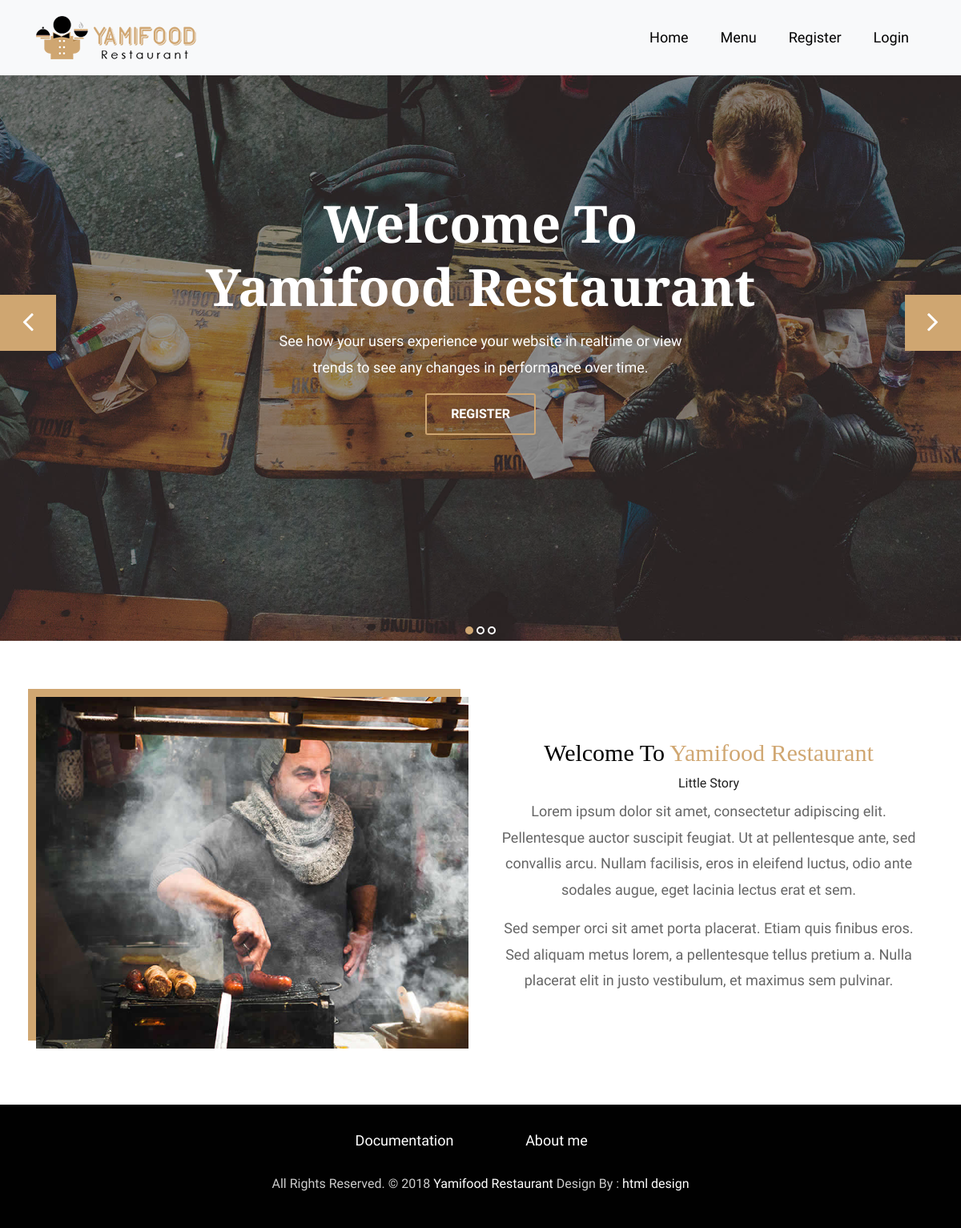
The page / on the database its author committed.
### tables this page shows
CREATE TABLE `meni_uloga` (
  `id_meni_uloga` int(10) NOT NULL,
  `id_meni` int(10) NOT NULL,
  `id_uloga` int(10) NOT NULL
);

CREATE TABLE `meni` (
  `id_meni` int(10) NOT NULL,
  `putanja` varchar(50) NOT NULL,
  `naziv` varchar(50) NOT NULL,
  `redosled` int(10) NOT NULL,
  `id_pozicija_meni` int(10) NOT NULL
);

CREATE TABLE `slajder_pocetna` (
  `id_slajder_pocetna` int(10) NOT NULL,
  `putanja` varchar(50) NOT NULL,
  `alt` varchar(50) NOT NULL
);

### models/meni/functions.php (called while the page is built)
<?php
function dohvatiMeni($pozicija, $uloga){
    global $konekcija;
    $upit="SELECT * FROM meni m INNER JOIN meni_uloga mu ON m.id_meni=mu.id_meni WHERE m.id_pozicija_meni=:pozicija AND mu.id_uloga=:uloga ORDER BY redosled";
    $priprema=$konekcija->prepare($upit);
    $priprema->bindParam(":pozicija", $pozicija);
    $priprema->bindParam(":uloga", $uloga);
    $priprema->execute();
    $rezultat=$priprema->fetchAll();
    return $rezultat;
}

### models/slajder/functions.php (called while the page is built)
<?php
function dohvatiSlike(){
    global $konekcija;
    $upit="SELECT * FROM slajder_pocetna";
    $rezultat=$konekcija->query($upit);
    return $rezultat;
}

### views/pages/main.php (the view)
<div id="slides" class="cover-slides">
    <ul class="slides-container">
        <?php
            require_once "models/slajder/functions.php";
            $podaci=dohvatiSlike();
            foreach ($podaci as $podatak): ?>
                <li class="text-center">
                    <img src="assets/images/<?= $podatak->putanja ?>" alt="<?= $podatak->alt ?>">
                    <div class="container">
                        <div class="row">
                            <div class="col-md-12">
                                <h1 class="m-b-20"><strong>Welcome To <br> Yamifood Restaurant</strong></h1>
                                <p class="m-b-40">See how your users experience your website in realtime or view  <br>
                                    trends to see any changes in performance over time.</p>
                                <p><a class="btn btn-lg btn-circle btn-outline-new-white" href="?page=register">Register</a></p>
                            </div>
                        </div>
                    </div>
                </li>
        <?php endforeach; ?>
    </ul>
    <div class="slides-navigation">
        <a href="#" class="next"><i class="fa fa-angle-right" aria-hidden="true"></i></a>
        <a href="#" class="prev"><i class="fa fa-angle-left" aria-hidden="true"></i></a>
    </div>
</div>
<div class="about-section-box">
    <div class="container">
        <div class="row">
            <div class="col-lg-6 col-md-6 col-sm-12">
                <img src="assets/images/about-img.jpg" alt="" class="img-fluid">
            </div>
            <div class="col-lg-6 col-md-6 col-sm-12 text-center align-self-center">
                <div class="inner-column">
                    <h1>Welcome To <span>Yamifood Restaurant</span></h1>
                    <h4>Little Story</h4>
                    <p>Lorem ipsum dolor sit amet, consectetur adipiscing elit. Pellentesque auctor suscipit feugiat. Ut at pellentesque ante, sed convallis arcu. Nullam facilisis, eros in eleifend luctus, odio ante sodales augue, eget lacinia lectus erat et sem. </p>
                    <p>Sed semper orci sit amet porta placerat. Etiam quis finibus eros. Sed aliquam metus lorem, a pellentesque tellus pretium a. Nulla placerat elit in justo vestibulum, et maximus sem pulvinar.</p>
                </div>
            </div>
        </div>
    </div>
</div>

### views/fixed/header.php (shortened to what this page needs)
<header class="top-navbar">
    <nav class="navbar navbar-expand-lg navbar-light bg-light">
        <div class="container">
            <a class="navbar-brand" href="index.php">
                <img src="assets/images/logo.png" alt="" />
            </a>
            <div class="collapse navbar-collapse" id="navbars-rs-food">
                <ul class="navbar-nav ml-auto">
                    <?php
                    require_once "models/meni/functions.php";
                    if(isset($_SESSION['korisnik'])){
                        $podaci=dohvatiMeni(1, $_SESSION['korisnik']->id_uloga);
                    }
                    else{
                        $podaci=dohvatiMeni(1, 3);
                    }
                    foreach ($podaci as $podatak): ?>
                        <li class="nav-item <?php if(strtolower($_GET['page'])== strtolower($podatak->naziv)) echo "active"?>"><a class="nav-link" href="<?= $podatak->putanja ?>"><?= $podatak->naziv ?></a></li>
                    <?php endforeach; ?>
                </ul>
            </div>
        </div>
    </nav>
</header>

### views/fixed/footer.php (shortened to what this page needs)
<footer class="footer-area bg-f">
    <div class="copyright">
        <div class="container">
            <div class="row futerLinkovi">
                <?php
                require_once "models/meni/functions.php";
                if(isset($_SESSION['korisnik'])){
                    $podaci=dohvatiMeni(2, $_SESSION['korisnik']->id_uloga);
                }
                else{
                    $podaci=dohvatiMeni(2, 3);
                }
                foreach ($podaci as $podatak): ?>
                    <div class="col-lg-2 col-md-6">
                        <p class="lead"><a href="<?= $podatak->putanja ?>"><?= $podatak->naziv ?></a></p>
                    </div>
                <?php endforeach; ?>
                <div class="col-lg-12">
                    <p class="company-name">All Rights Reserved. &copy; 2018 <a href="#">Yamifood Restaurant</a> Design By :
                        <a href="https://html.design/">html design</a></p>
                </div>
            </div>
        </div>
    </div>
</footer>
</body>
</html>

### assets/css/style.css (style rules this page uses)
body { color: #666666; font-size: 15px; font-family: 'Athiti', sans-serif; line-height: 1.80857; }
a { color: #1f1f1f; text-decoration: none !important; outline: none !important; -webkit-transition: all .3s ease-in-out; -moz-transition: all .3s ease-in-out; -ms-transition: all .3s ease-in-out; -o-transition: all .3s ease-in-out; transition: all .3s ease-in-out; }
h1, h2, h3, h4, h5, h6 { letter-spacing: 0; font-weight: normal; position: relative; padding: 0 0 10px 0; font-weight: normal; line-height: 120% !important; color: #1f1f1f; margin: 0 }
h1 { font-size: 24px }
h4 { font-size: 16px }
a { color: #1f1f1f; text-decoration: none; outline: none; }
a, .btn { text-decoration: none !important; outline: none !important; -webkit-transition: all .3s ease-in-out; -moz-transition: all .3s ease-in-out; -ms-transition: all .3s ease-in-out; -o-transition: all .3s ease-in-out; transition: all .3s ease-in-out; }
.lead { font-size: 18px; line-height: 30px; color: #767676; margin: 0; padding: 0; text-align: center; }
ul, li, ol { list-style: none; margin: 0px; padding: 0px; }
.top-navbar { position: relative; z-index: 10; }
.top-navbar .navbar { padding: 15px 0px; position: fixed; width: 100%; transition: height .3s ease-out, background .3s ease-out, box-shadow .3s ease-out; -webkit-transform: translate3d(0, 0, 0); transform: translate3d(0, 0, 0); z-index: 100; }
.top-navbar .navbar-light .navbar-nav .nav-link { color: #010101; font-size: 18px; padding: 0px 20px; border-radius: 4px; }
.cover-slides { height: 100vh; }
.slides-navigation a { background: #cfa671; position: absolute; height: 70px; width: 70px; top: 50%; font-size: 20px; display: block; color: #fff; line-height: 80px; text-align: center; transition: all .3s ease-in-out; }
.slides-navigation a i { font-size: 40px; }
.cover-slides .container { height: 100%; position: relative; z-index: 2; }
.cover-slides .container > .row { -webkit-box-align: center; -ms-flex-align: center; align-items: center; }
.cover-slides .container > .row { height: 100%; }
.btn { text-transform: uppercase; padding: 19px 36px; }
.btn { display: inline-block; font-weight: 600; text-align: center; white-space: nowrap; vertical-align: middle; -webkit-user-select: none; -moz-user-select: none; -ms-user-select: none; user-select: none; border: 2px solid transparent; padding: 12px 30px; font-size: 16px; line-height: 1.5; border-radius: .1875rem; transition: color .15s ease-in-out, background-color .15s ease-in-out, border-color .15s ease-in-out, box-shadow .15s ease-in-out; }
.btn-outline-new-white { color: #fff; background-color: transparent; background-image: none; border-color: #cfa671; }
.cover-slides h1 { font-family: 'Arbutus Slab', serif; font-weight: 500; font-size: 64px; color: #fff; }
.cover-slides p { font-size: 18px; color: #fff; }
.about-section-box { padding: 70px 0px; }
.about-section-box .img-fluid { box-shadow: -10px -10px 0px #d0a772; }
.inner-column h1 { font-family: 'Arbutus Slab', serif; font-size: 30px; color: #010101; }
.inner-column h1 span { color: #d0a772; }
.inner-column h4 { font-size: 16px; font-weight: 500; }
.inner-column p { font-size: 18px; }
.footer-area { padding-bottom: 0px; }
.bg-f { background-image: url("../images/footer-bg.jpg"); background-attachment: scroll; background-clip: initial; background-color: rgba(0, 0, 0, 0); background-origin: initial; background-position: center center; background-repeat: no-repeat; background-size: cover; position: relative; }
.bg-f::before { background: #010101; content: ""; height: 100%; left: 0; position: absolute; top: 0; width: 100%; z-index: 1; opacity: 0.8; }
.footer-area .container { position: relative; z-index: 1; }
.footer-area p { font-size: 15px; color: rgba(255, 255, 255, 0.8); margin: 0; padding-bottom: 10px; }
.footer-area p.lead { font-size: 19px; color: #ffffff; margin-bottom: 15px; }
.footer-area p.lead a { color: #ffffff; margin-bottom: 15px; }
.footer-area p a { font-size: 18px; color: #ffffff; }
.copyright { position: relative; display: block; background-color: #010101; padding: 30px 0; z-index: 1; }
.copyright .company-name { font-size: 16px; text-align: center; }
.copyright .company-name a { font-size: 16px; }
.futerLinkovi { justify-content: center; }

### rows shown on the page
meni_uloga: id_meni.naziv "Home"
meni_uloga: id_meni.naziv "Menu"
meni_uloga: id_meni.naziv "Register"
meni_uloga: id_meni.naziv "Login"
slajder_pocetna: putanja (picture)
meni_uloga: id_meni.naziv "Documentation"
meni_uloga: id_meni.naziv "About me"
